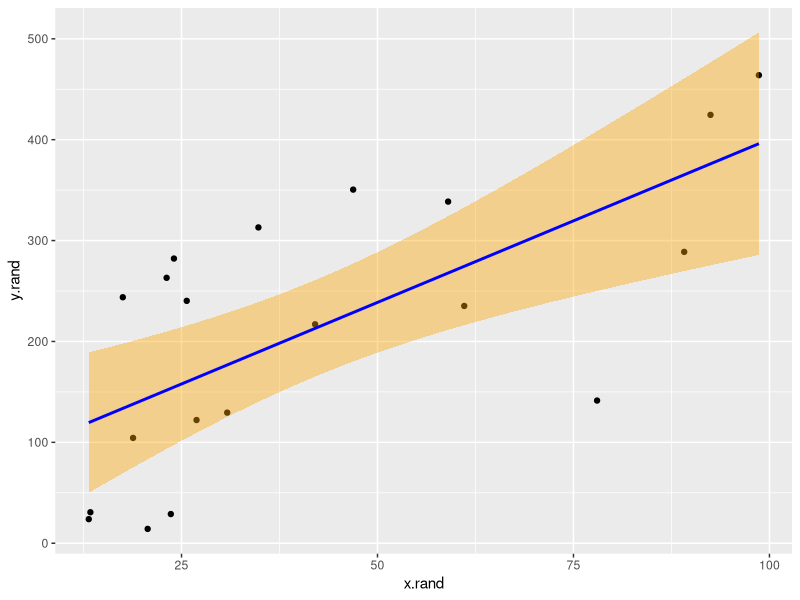

Write the R code that produced this figure.
## ---- chunk 1
library(ggplot2)
## ---- chunk 2
x.rand <- runif(20, 0, 100)
y.rand <- 5*x.rand + rnorm(20, 0, 100)
rand.df = data.frame(x.rand, y.rand)

rand.df
## ---- chunk 3
ggplot(rand.df, aes(x=x.rand, y=y.rand)) +
    geom_point() +
    geom_smooth(method=lm, color="blue", fill="orange")
## ---- chunk 4
sessionInfo()
